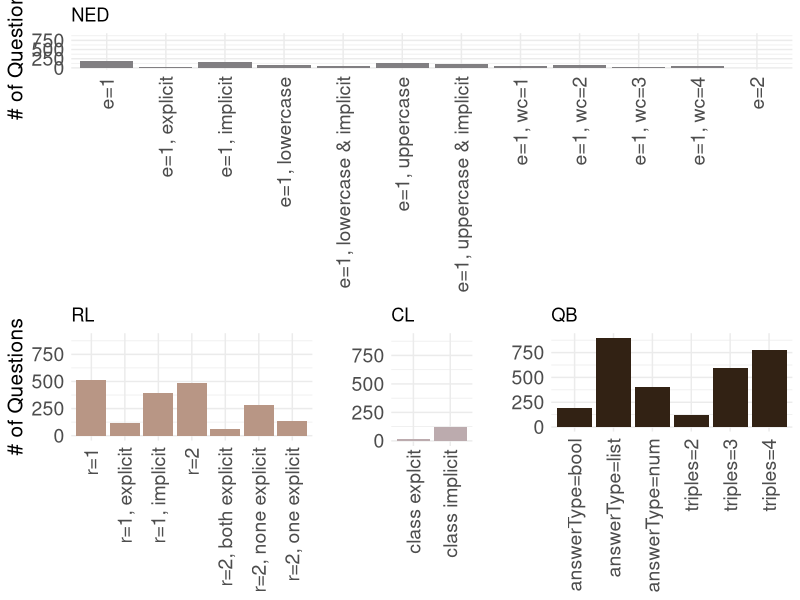
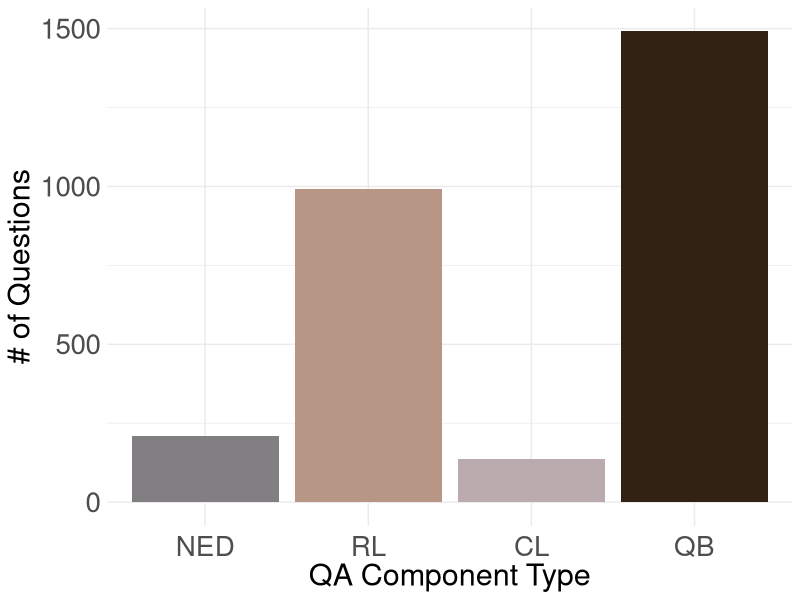

Generate these figures, in order, with R:
#########################################################
### install and load R packages
#########################################################

if (!require("gridExtra")) {
  install.packages("gridExtra")
}
if (!require("grid")) {
  install.packages("grid")
}
if (!require("ggplot2")) {
  install.packages("ggplot2")
}

library(gridExtra)
library(grid)
library(ggplot2)


#########################################################
### functions
#########################################################

plotbars1 <- function(data, ylab, title, fill) {
  p <- ggplot(data = data,
              aes(x = feature, y = number)) +
    xlab(NULL) +
    ylab(ylab) +
    ggtitle(title) +
    geom_bar(stat = "identity",
             fill = fill) +
    theme_minimal() +
    theme(axis.text.x = element_text(angle = 90, hjust = 1, vjust = 0.5, size = 14),
          axis.text.y = element_text(size = 14),
          axis.title = element_text(size = 15))
  return(p)
}

plotbars2 <- function(data, xlab, ylab) {
  p <- ggplot(data = data,
              aes(x = feature, y = number)) +
    xlab(xlab) +
    ylab(ylab) +
    theme_minimal() +
    geom_bar(stat = "identity",
             aes(fill = factor(feature))) +
    scale_fill_manual("legend", values = c("NED" = "#817f82", "RL" = "#b89685", "CL" = "#bcabae", "QB" = "#322214")) +
    theme(legend.position = "none",
          axis.text.x = element_text(angle = 0, hjust = 0.5, vjust = 0.5, size = 20),
          axis.text.y = element_text(size = 20),
          axis.title.x = element_text(size = 22),
          axis.title.y = element_text(size = 22))
  return(p)
}


#########################################################
### plot all barplots
#########################################################

# Unanswered questions per question type
neddata <- read.csv("data/ned-unanswered.csv", sep = ',')
plot1 <- plotbars1(neddata, "# of Questions", "NED", "#817f82") +
  scale_y_continuous(limits = c(0, 900))

reldata <- read.csv("data/rel-unanswered.csv", sep = ',')
plot2 <- plotbars1(reldata, "# of Questions", "RL", "#b89685") +
  scale_y_continuous(limits = c(0, 900))

classdata <- read.csv("data/class-unanswered.csv", sep = ',')
plot3 <- plotbars1(classdata, "", "CL", "#bcabae") +
  scale_y_continuous(limits = c(0, 900)) +
  theme(axis.text.x = element_text(margin = margin(t = 0, r = 0, b = 25, l = 0)))

qbdata <- read.csv("data/qb-unanswered.csv", sep = ',')
plot4 <- plotbars1(qbdata, "", "QB", "#322214") +
  scale_y_continuous(limits = c(0, 900))

pdf("unanswered-1.pdf")
lay <- rbind(c(1,1,1,1,1),
             c(2,2,3,4,4))
grid.arrange(plot1, plot2, plot3, plot4, layout_matrix = lay)
dev.off()

# All unanswered questions
allunanswered <- read.csv("data/unanswered.csv", sep = ',')
allunanswered$feature <- factor(allunanswered$feature,
                         levels = c("NED", 
                                    "RL", 
                                    "CL", 
                                    "QB"),
                         ordered = TRUE)
plot5 <- plotbars2(allunanswered, "QA Component Type", "# of Questions")

ggsave("unanswered-2.pdf", plot5)

